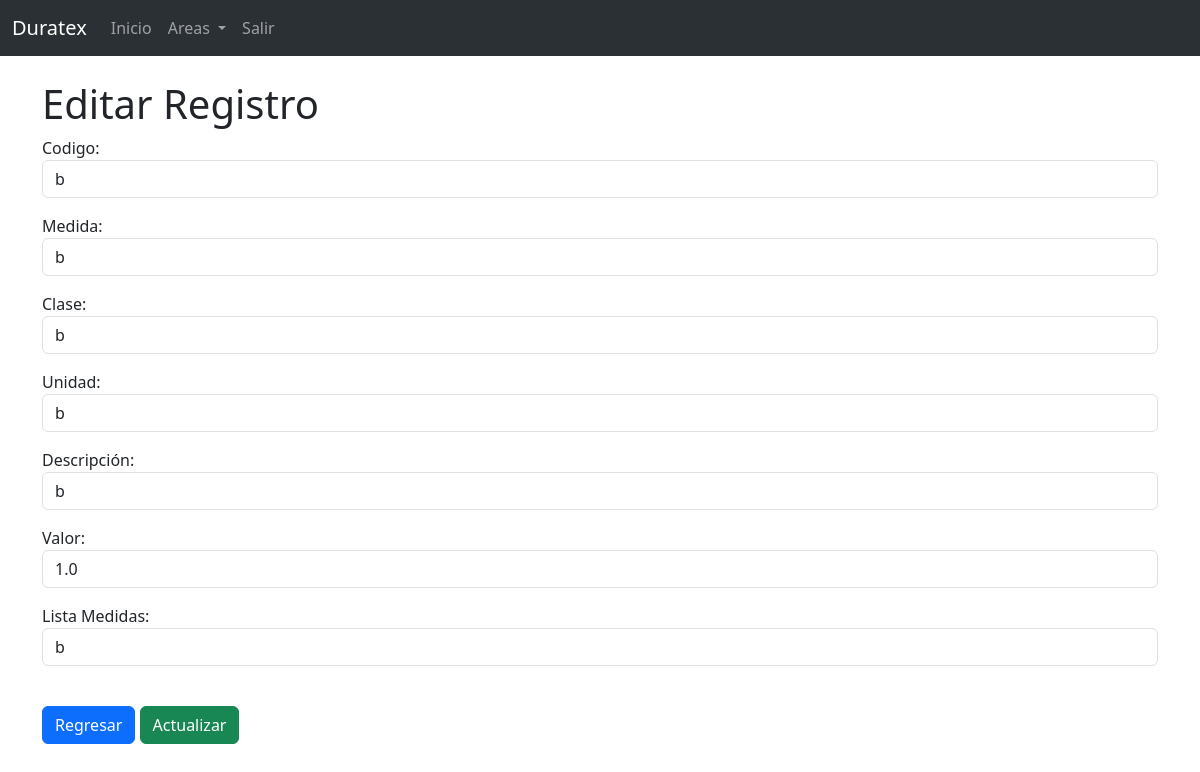
The app's page /productos_terminados/registros/6/editar (signed in), older data.
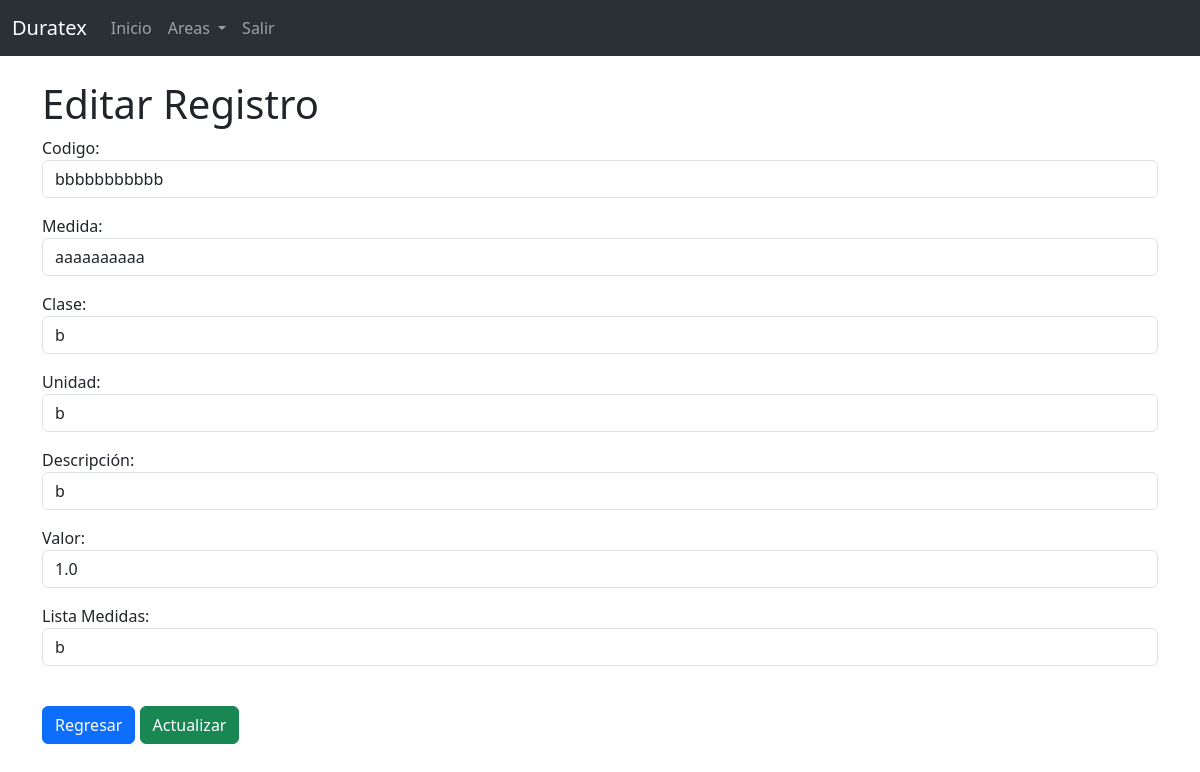
The same page, newer data.
### sfcs/models.py (models this page shows, shortened)
class Almacen(models.Model):
    creado_en = models.DateField(auto_now_add=True)
    codigo = models.CharField(max_length=100)
    medida = models.CharField(max_length=100)
    clase = models.CharField(max_length=100)
    unidad = models.CharField(max_length=100)
    descripcion = models.CharField(max_length=150)
    valor = models.FloatField(max_length=15)
    lista_medidas = models.CharField(max_length=100)
    objects = DataFrameManager()

### sfcs/views.py (the view)
# urls.py: path('productos_terminados/registros/<int:pk>/editar', views.productos_terminados_editar_registro, name='productos_terminados_editar_registro'),
def productos_terminados_editar_registro(request, pk):
    if request.user.is_authenticated:
        registro = Almacen.objects.get(id=pk)
        form = AddRecordForm(request.POST or None, instance=registro)
        if form.is_valid():
            form.save()
            messages.success(request, "Registro editado correctamente!")
            return redirect('../%d' % registro.id)
        return render(request, 'productos_terminados/editar_registro.html', {'form':form, 'registro': registro})
    else:
        messages.error(request, "Debes de iniciar sesion!")
        print ("no ha iniciado sesion para ver esa pagina")
        return redirect('home')

### sfcs/forms.py
class AddRecordForm(forms.ModelForm):
    codigo = forms.CharField(required=True, widget=forms.widgets.TextInput(attrs={"placeholder":"", "class":"form-control"}))
    medida = forms.CharField(required=True, widget=forms.widgets.TextInput(attrs={"placeholder":"", "class":"form-control"}), label="Medida")
    clase = forms.CharField(required=True, widget=forms.widgets.TextInput(attrs={"placeholder":"", "class":"form-control"}), label="Clase")
    unidad = forms.CharField(required=True, widget=forms.widgets.TextInput(attrs={"placeholder":"", "class":"form-control"}), label="Unidad")
    descripcion = forms.CharField(required=True, widget=forms.widgets.TextInput(attrs={"placeholder":"", "class":"form-control"}), label="Descripción")
    valor = forms.FloatField(required=True, widget=forms.widgets.TextInput(attrs={"placeholder":"", "class":"form-control"}), label="Valor")
    lista_medidas = forms.CharField(required=True, widget=forms.widgets.TextInput(attrs={"placeholder":"", "class":"form-control"}), label="Lista Medidas")
    class Meta:
        model = Almacen
        exclude = ("user",)

### sfcs/templates/productos_terminados/editar_registro.html (shortened to what this page needs)
{% extends 'base.html' %}
{% block content %}
{% if user.is_authenticated %}
<h1>Editar Registro</h1>
{% if registro %}
<form method="post">
  {{ form.as_p }}
<br/>
<a href="javascript:history.back()" class="btn btn-primary">Regresar</a> <button type="submit" class="btn btn-success">Actualizar</button>
</form>
{% endif %}
{% endif %}
{% endblock %}

Row changes from the older to the newer data that the page shows:
changed Almacen: codigo "b" → "bbbbbbbbbbb"; medida "b" → "aaaaaaaaaa"
